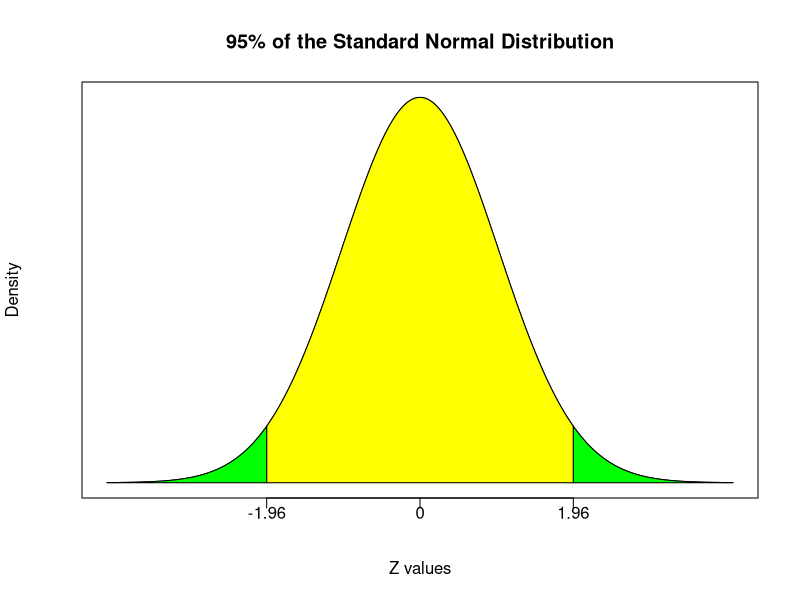
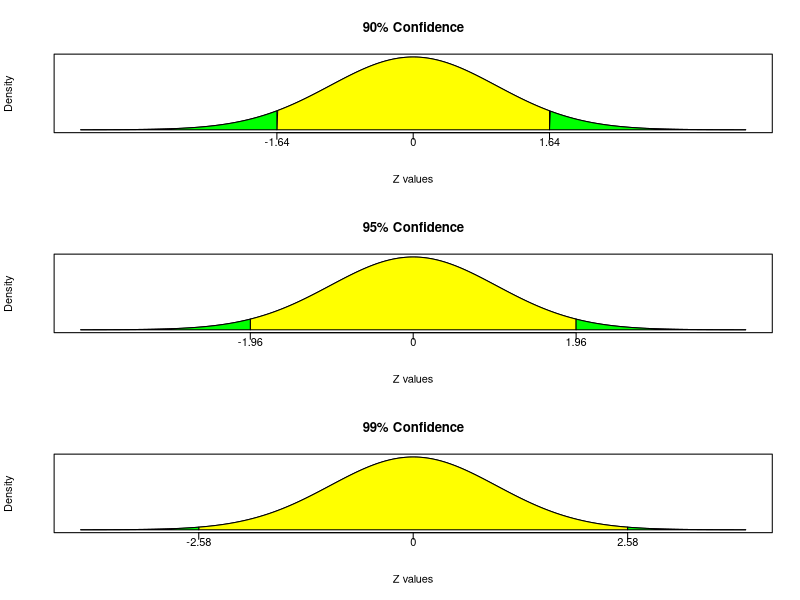
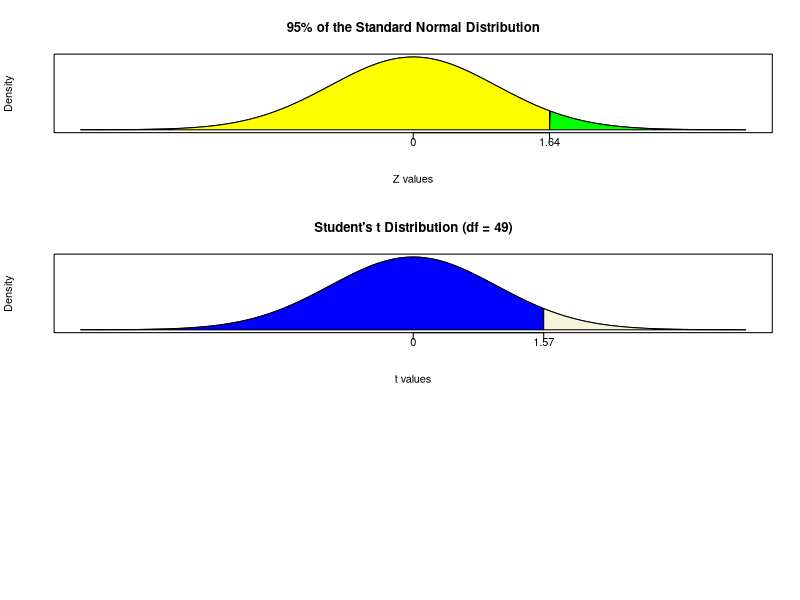

Generate these figures, in order, with R:
## ---- chunk 1
knitr::opts_chunk$set(fig.align='center', message = FALSE)
## ---- chunk 2
mu = 4.5
Xbar = 5.1
Sig = 1.2
n = 25

(Zstat = (Xbar - mu)/(Sig/sqrt(n)))
## ---- chunk 3
X <- seq(-4,4,0.01)
Y <- dnorm(X)
plot(X,Y,type="n",xlab="Z values",ylab = "Density",
     yaxt = "n", xaxt = "n", main =  "95% of the Standard Normal Distribution")
xtick<-c(-1.96, 0, 1.96)
axis(side=1, at=xtick, labels = FALSE)
text(x=xtick, par("usr")[3],  
     labels = c("-1.96",0,"1.96"), 
     pos = 1, xpd = TRUE)
i <- X >= -1.96 & X <= 1.96
i1 <- X >= -4 & X <= -1.96
i2 <- X >= 1.96 & X <= 4
lines(X, Y)
polygon(c(-1.96,X[i],1.96), c(0,Y[i],0), col="yellow")
polygon(c(-4,X[i1],-1.96), c(0,Y[i1],0), col="green")
polygon(c(1.96,X[i2],4), c(0,Y[i2],0), col="green")
## ---- chunk 4
par(mfrow = c(3,1))

plot(X,Y,type="n",xlab="Z values",ylab = "Density",
     yaxt = "n", xaxt = "n", main =  "90% Confidence")
xtick<-c(-1.64, 0, 1.64)
axis(side=1, at=xtick, labels = FALSE)
text(x=xtick, par("usr")[3],  
     labels = c("-1.64",0,"1.64"), 
     pos = 1, xpd = TRUE)
i <- X >= -1.64 & X <= 1.64
i1 <- X >= -4 & X <= -1.64
i2 <- X >= 1.64 & X <= 4
lines(X, Y)
polygon(c(-1.64,X[i],1.64), c(0,Y[i],0), col="yellow")
polygon(c(-4,X[i1],-1.64), c(0,Y[i1],0), col="green")
polygon(c(1.64,X[i2],4), c(0,Y[i2],0), col="green")

plot(X,Y,type="n",xlab="Z values",ylab = "Density",
     yaxt = "n", xaxt = "n", main =  "95% Confidence")
xtick<-c(-1.96, 0, 1.96)
axis(side=1, at=xtick, labels = FALSE)
text(x=xtick, par("usr")[3],  
     labels = c("-1.96",0,"1.96"), 
     pos = 1, xpd = TRUE)
i <- X >= -1.96 & X <= 1.96
i1 <- X >= -4 & X <= -1.96
i2 <- X >= 1.96 & X <= 4
lines(X, Y)
polygon(c(-1.96,X[i],1.96), c(0,Y[i],0), col="yellow")
polygon(c(-4,X[i1],-1.96), c(0,Y[i1],0), col="green")
polygon(c(1.96,X[i2],4), c(0,Y[i2],0), col="green")

plot(X,Y,type="n",xlab="Z values",ylab = "Density",
     yaxt = "n", xaxt = "n", main =  "99% Confidence")
xtick<-c(-2.58, 0, 2.58)
axis(side=1, at=xtick, labels = FALSE)
text(x=xtick, par("usr")[3],  
     labels = c("-2.58",0,"2.58"), 
     pos = 1, xpd = TRUE)
i <- X >= -2.58 & X <= 2.58
i1 <- X >= -4 & X <= -2.58
i2 <- X >= 2.58 & X <= 4
lines(X, Y)
polygon(c(-2.58,X[i],2.58), c(0,Y[i],0), col="yellow")
polygon(c(-4,X[i1],-2.58), c(0,Y[i1],0), col="green")
polygon(c(2.58,X[i2],4), c(0,Y[i2],0), col="green")

## ---- chunk 5
# Fast Food Example Revisited
mu = 4.5
Xbar = 5.1
Sig = 1.2
n = 25

(Zstat = (Xbar - mu)/(Sig/sqrt(n)))

# 95% confidence:
alpha = 0.05
(Zcrit = qnorm(alpha/2,lower.tail = FALSE))

# 99% confidence:
alpha = 0.01
(Zcrit = qnorm(alpha/2,lower.tail = FALSE))

# p-value:
(Pval = pnorm(Zstat,lower.tail = FALSE)*2)

# Actual confidence level:
((1-Pval)*100)
## ---- chunk 6
# Fast Food Example Revisited
mu = 4.5
Xbar = 5.1
Sig = 1.2
n = 25

(Zstat = (Xbar - mu)/(Sig/sqrt(n)))
# 95% confidence:
alpha = 0.05
(Zcrit = qnorm(alpha,lower.tail=FALSE))
# P-value:
(Pval = pnorm(Zstat,lower.tail=FALSE))
# highest Confidence Level for rejection:
((1-Pval)*100)
## ---- chunk 7
plot(X,Y,type="n",xlab="Z values",ylab = "Density",
     yaxt = "n", xaxt = "n", main =  "95% of the Standard Normal Distribution")
xtick<-c(0, 1.64)
axis(side=1, at=xtick, labels = FALSE)
text(x=xtick, par("usr")[3],  
     labels = c(0,"1.64"), 
     pos = 1, xpd = TRUE)
i <- X >= -4 & X <= 1.64
i2 <- X >= 1.64 & X <= 4
lines(X, Y)
polygon(c(-4,X[i],1.64), c(0,Y[i],0), col="yellow")
polygon(c(1.64,X[i2],4), c(0,Y[i2],0), col="green")
## ---- chunk 8
Xbar = 112.85
n = 12
S = 20.80
mu = 120

(t = (Xbar - mu) / (S/sqrt(n)))
## ---- chunk 9
alpha = 0.05
(tcrit = qt(alpha/2,n-1,lower.tail=FALSE))
## ---- chunk 10
(Pval = pt(t,n-1)*2)

# Highest confidence interval for rejection:
((1-Pval)*100)
## ---- chunk 11
t_values<-seq(-5,5,length = 50)
probability<-dt(t_values,49)
## ---- chunk 12
plot(X,Y,type="n",
     xlab="t values",
     ylab = "Density",
     yaxt = "n", xaxt = "n", main =  "Student's t Distribution (df = 49)")
xtick<-c(0, 1.57)
axis(side=1, at=xtick, labels = FALSE)
text(x=xtick, par("usr")[3],  
     labels = c(0,"1.57"), 
     pos = 1, xpd = TRUE)
i <- X >= -4 & X <= 1.57
i2 <- X >= 1.57 & X <= 4
lines(X, Y)
polygon(c(-4,X[i],1.57), c(0,Y[i],0), col="blue")
polygon(c(1.57,X[i2],4), c(0,Y[i2],0), col="beige")
## ---- chunk 13
(Pval = pt(1.57,49))
## ---- chunk 14
(Pval = pt(-1.57,49))
## ---- chunk 15
(Pval = 1-pt(1.57,49))
## ---- chunk 16
(Pval = pt(1.57,49,lower.tail = FALSE))
